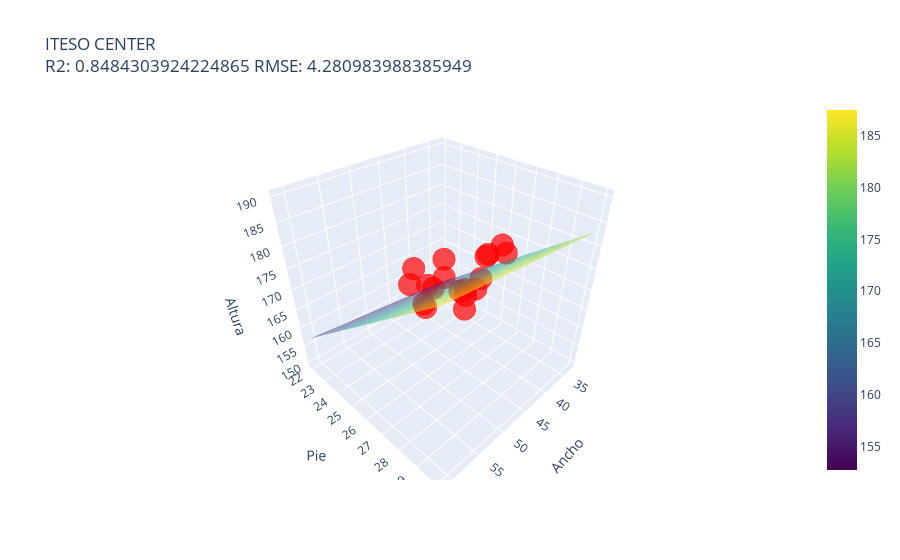

Notebook code for this chart:
### Code cell
# Definir rangos para las variables independientes
x1_range = np.linspace(min(x_train_center['width']), max(x_train_center['width']), 20)
x2_range = np.linspace(min(x_train_center['shoe_size']), max(x_train_center['shoe_size']), 20)
x1_mesh, x2_mesh = np.meshgrid(x1_range, x2_range)

# Escalar el meshgrid para predicción
x_mesh_scaled = ss_center.transform(np.vstack((x1_mesh.ravel(), x2_mesh.ravel())).T)

# Predecir los valores con el modelo escalado
y_mesh_scaled = rg_c.predict(x_mesh_scaled)

# Crear scatterplot 3D de los puntos reales
scatter = go.Scatter3d(
    x=x_test_center['width'], y=x_test_center['shoe_size'], z=y_test_center,
    mode='markers',
    marker=dict(size=8, color='red', opacity=0.7)
)

# Crear el plano de regresión
surface = go.Surface(
    x=x1_mesh, y=x2_mesh, z=y_mesh_scaled.reshape(x1_mesh.shape),
    colorscale='Viridis', opacity=0.5
)

# Configuración del layout
layout = go.Layout(
    title=f"ITESO CENTER<br>R2: {r2_score(y_test_center, r_pred_center)} RMSE: {root_mean_squared_error(y_test_center, r_pred_center)}",
    scene=dict(
        xaxis_title='Ancho',
        yaxis_title='Pie',
        zaxis_title='Altura'
    )
)

# Crear la figura
fig = go.Figure(data=[scatter, surface], layout=layout)

# Mostrar la figura interactiva
fig.show()

### Figure 1 — Plotly figure (JSON) as saved in the notebook; plotly's stock layout.template omitted (floating-point values rounded to 4 significant figures; data arrays with more than 128 entries replaced by an {"elided": "..."} marker saying what was removed)
{"data": [{"marker": {"color": "red", "opacity": 0.7, "size": 8}, "mode": "markers", "type": "scatter3d", "x": [42, 46, 40, 48, 34, 48, 42, 46, 44, 45, 39, 49, 52, 50, 36, 46, 41, 43], "y": [27, 24, 23, 28, 24, 29, 24, 28, 23, 27.5, 22.5, 27.5, 30, 28, 23, 27, 23, 25], "z": [177, 170, 159, 176, 154, 187, 162, 182, 162, 175, 150, 175, 190, 173, 164, 172, 154, 168]}, {"colorscale": [[0, "#440154"], [0.1111, "#482878"], [0.2222, "#3e4989"], [0.3333, "#31688e"], [0.4444, "#26828e"], [0.5556, "#1f9e89"], [0.6667, "#35b779"], [0.7778, "#6ece58"], [0.8889, "#b5de2b"], [1, "#fde725"]], "opacity": 0.5, "type": "surface", "x": {"elided": "20x20 float values"}, "y": {"elided": "20x20 float values"}, "z": {"elided": "20x20 float values"}}], "layout": {"scene": {"xaxis": {"title": {"text": "Ancho"}}, "yaxis": {"title": {"text": "Pie"}}, "zaxis": {"title": {"text": "Altura"}}}, "title": {"text": "ITESO CENTER<br>R2: 0.8484303924224865 RMSE: 4.280983988385949"}}}
